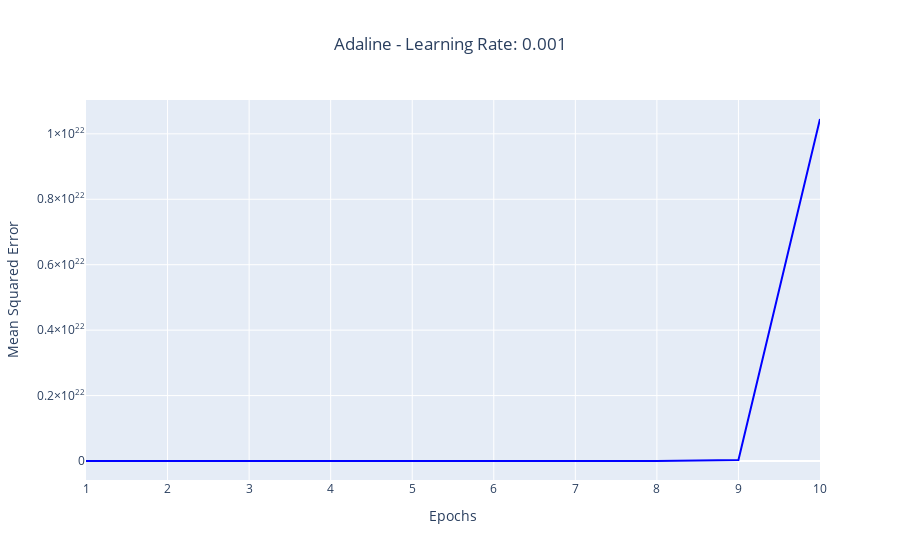

Notebook cell for this chart:
### Code cell
adaline3 = AdalineGD(eta=0.001, n_iter=10, random_state=1)
adaline3.fit(X3, y)

fig = px.line(x=range(1, adaline3.n_iter + 1), 
              y=adaline3.losses_,
              labels={'x': 'Epochs', 'y': 'Mean Squared Error'},
              title='Adaline - Learning Rate: {}'.format(adaline3.eta))
fig.update_traces(line=dict(color='blue', width=2))
fig.update_layout(title_x=0.5, xaxis_title='Epochs', yaxis_title='Mean Squared Error')
fig.show()

### Figure 1 — Plotly figure (JSON) as saved in the notebook; plotly's stock layout.template omitted (floating-point values rounded to 4 significant figures)
{"data": [{"hovertemplate": "Epochs=%{x}<br>Mean Squared Error=%{y}<extra></extra>", "legendgroup": "", "line": {"color": "blue", "dash": "solid", "width": 2}, "marker": {"symbol": "circle"}, "mode": "lines", "name": "", "orientation": "v", "showlegend": false, "type": "scatter", "x": [1, 2, 3, 4, 5, 6, 7, 8, 9, 10], "xaxis": "x", "y": [0.8313, 28.62, 10390.0, 3877000.0, 1447000000.0, 539700000000.0, 201300000000000.0, 7.511e+16, 2.802e+19, 1.045e+22], "yaxis": "y"}], "layout": {"legend": {"tracegroupgap": 0}, "title": {"text": "Adaline - Learning Rate: 0.001", "x": 0.5}, "xaxis": {"anchor": "y", "domain": [0, 1], "title": {"text": "Epochs"}}, "yaxis": {"anchor": "x", "domain": [0, 1], "title": {"text": "Mean Squared Error"}}}}
